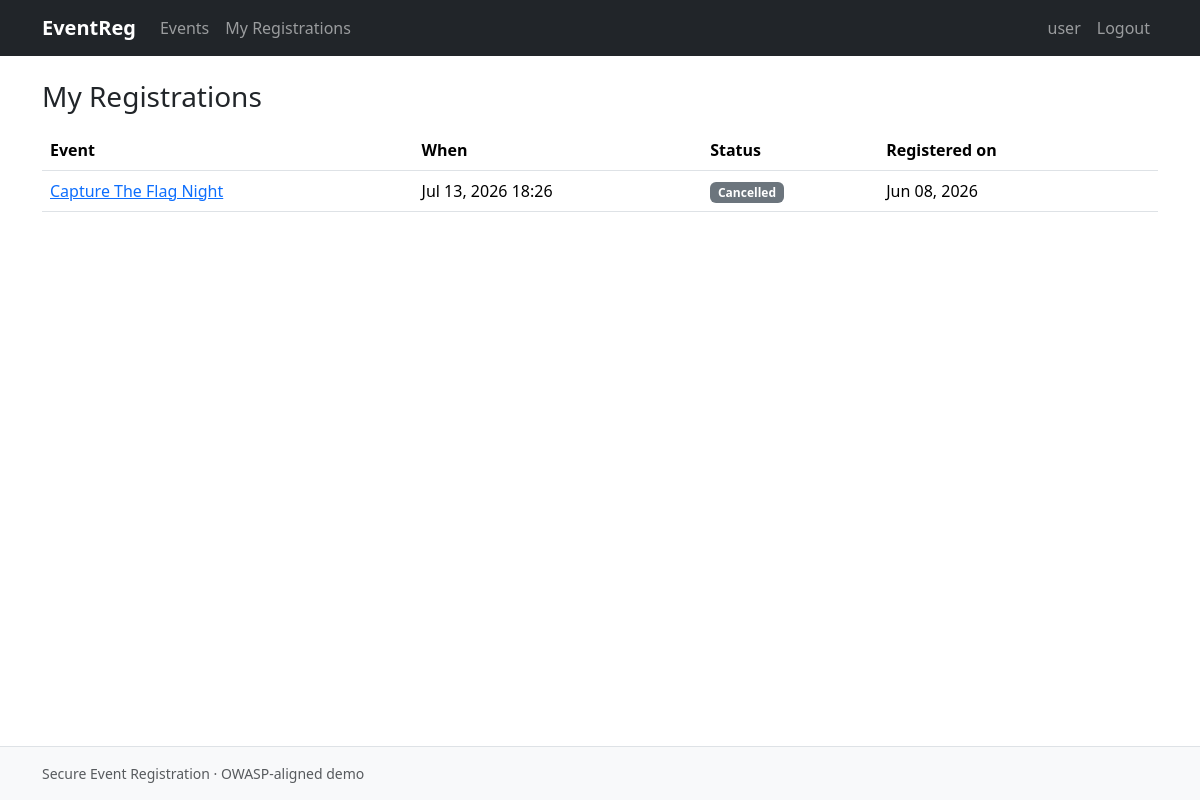
/events/registrations/ (signed in), run on the app's committed database.
### accounts/models.py (models this page shows, shortened)
class User(AbstractUser):
    class Roles(models.TextChoices):
        ADMIN = "ADMIN", "Administrator"
        USER = "USER", "Normal User"
    role = models.CharField(
        max_length=5,
        choices=Roles.choices,
        default=Roles.USER,
        help_text="Application role. Controls access across the whole app.",
    )
    email = models.EmailField("email address", unique=True)
    avatar = models.ImageField(
        upload_to=UUIDUploadTo("avatars"),
        validators=IMAGE_UPLOAD_VALIDATORS,
        blank=True,
        null=True,
    )
    @property
    def is_admin_role(self) -> bool:
        return self.role == self.Roles.ADMIN

### events/models.py (models this page shows, shortened)
class Registration(models.Model):
    class Status(models.TextChoices):
        CONFIRMED = "confirmed", "Confirmed"
        CANCELLED = "cancelled", "Cancelled"
    id = models.UUIDField(primary_key=True, default=uuid.uuid4, editable=False)
    user = models.ForeignKey(
        settings.AUTH_USER_MODEL, on_delete=models.CASCADE, related_name="registrations"
    )
    event = models.ForeignKey(
        Event, on_delete=models.CASCADE, related_name="registrations"
    )
    status = models.CharField(
        max_length=10, choices=Status.choices, default=Status.CONFIRMED
    )
    created_at = models.DateTimeField(auto_now_add=True)
    class Meta:
        ordering = ["-created_at"]
        constraints = [
            models.UniqueConstraint(
                fields=["user", "event"],
                condition=models.Q(status="confirmed"),
                name="uniq_active_registration_per_user_event",
            ),
        ]

class Event(models.Model):
    class Status(models.TextChoices):
        DRAFT = "draft", "Draft"
        PUBLISHED = "published", "Published"
        CANCELLED = "cancelled", "Cancelled"
    id = models.UUIDField(primary_key=True, default=uuid.uuid4, editable=False)
    title = models.CharField(max_length=200, validators=[title_validator])
    description = models.TextField(max_length=5000)
    location = models.CharField(max_length=255)
    start_at = models.DateTimeField()
    end_at = models.DateTimeField()
    capacity = models.PositiveIntegerField(
        validators=[MinValueValidator(1), MaxValueValidator(100000)]
    )
    banner = models.ImageField(
        upload_to=UUIDUploadTo("event_banners"),
        validators=IMAGE_UPLOAD_VALIDATORS,
        blank=True,
        null=True,
    )
    status = models.CharField(max_length=10, choices=Status.choices, default=Status.DRAFT)
    organizer = models.ForeignKey(
        settings.AUTH_USER_MODEL, on_delete=models.PROTECT, related_name="events"
    )
    created_at = models.DateTimeField(auto_now_add=True)
    updated_at = models.DateTimeField(auto_now=True)
    class Meta:
        ordering = ["-start_at"]
        indexes = [models.Index(fields=["status", "start_at"])]
        constraints = [
            models.CheckConstraint(
                condition=models.Q(end_at__gt=models.F("start_at")),
                name="event_end_after_start",
            ),
            models.CheckConstraint(
                condition=models.Q(capacity__gte=1),
                name="event_capacity_positive",
            ),
        ]

### events/views.py (the view)
# urls.py: path("registrations/", views.MyRegistrationsListView.as_view(), name="my_registrations"),
class MyRegistrationsListView(LoginRequiredMixin, ListView):
    template_name = "events/registration_list.html"
    context_object_name = "registrations"
    paginate_by = 10
    def get_queryset(self):
        return (
            Registration.objects.filter(user=self.request.user)
            .select_related("event")
            .order_by("-created_at")
        )

### events/templates/events/registration_list.html (shortened to what this page needs)
{% extends "base.html" %}
{% block content %}
<h1 class="h3 mb-3">My Registrations</h1>
<div class="table-responsive">
    <table class="table align-middle">
        <thead>
        <tr>
            <th>Event</th>
            <th>When</th>
            <th>Status</th>
            <th>Registered on</th>
            <th></th>
        </tr>
        </thead>
        <tbody>
        {% for reg in registrations %}
            <tr>
                <td><a href="{% url 'events:detail' reg.event.pk %}">{{ reg.event.title }}</a></td>
                <td>{{ reg.event.start_at|date:"M d, Y H:i" }}</td>
                <td>
                    {% if reg.status == "confirmed" %}
                        <span class="badge bg-success">Confirmed</span>
                    {% else %}
                        <span class="badge bg-secondary">Cancelled</span>
                    {% endif %}
                </td>
                <td>{{ reg.created_at|date:"M d, Y" }}</td>
                <td class="text-end">
                </td>
            </tr>
        {% empty %}
            <tr><td colspan="5" class="text-center text-muted">You have no registrations yet.</td></tr>
        {% endfor %}
        </tbody>
    </table>
</div>
{% endblock %}

### core/templates/base.html (shortened to what this page needs)
{% load static %}
<!DOCTYPE html>
<html lang="en">
<head>
    <link rel="stylesheet" href="{% static 'css/bootstrap.min.css' %}">
    <link rel="stylesheet" href="{% static 'css/app.css' %}">
</head>
<body>
<header>
    <nav class="navbar navbar-expand-lg navbar-dark bg-dark">
        <div class="container">
            <a class="navbar-brand" href="{% url 'core:home' %}">EventReg</a>
            <div class="collapse navbar-collapse" id="navContent">
                <ul class="navbar-nav me-auto mb-2 mb-lg-0">
                    <li class="nav-item">
                        <a class="nav-link" href="{% url 'events:list' %}">Events</a>
                    </li>
                    {% if user.is_authenticated %}
                        <li class="nav-item">
                            <a class="nav-link" href="{% url 'events:my_registrations' %}">My Registrations</a>
                        </li>
                    {% endif %}
                </ul>
                <ul class="navbar-nav mb-2 mb-lg-0">
                    {% if user.is_authenticated %}
                        <li class="nav-item">
                            <a class="nav-link" href="{% url 'accounts:profile' %}">
                                {{ user.username }}{% if user.is_admin_role %} (Admin){% endif %}
                            </a>
                        </li>
                        <li class="nav-item">
                            <form method="post" action="{% url 'accounts:logout' %}" class="d-inline">
                                <button type="submit" class="btn btn-link nav-link">Logout</button>
                            </form>
                        </li>
                    {% endif %}
                </ul>
            </div>
        </div>
    </nav>
</header>
<main class="container py-4">
    {% block content %}{% endblock %}
</main>
<footer class="bg-light py-3 mt-auto border-top">
    <div class="container text-muted small">
        Secure Event Registration &middot; OWASP-aligned demo
    </div>
</footer>
</body>
</html>

### static/css/app.css (style rules this page uses)
body { min-height: 100vh; display: flex; flex-direction: column; }
main { flex: 1 0 auto; }
footer { flex-shrink: 0; }
.navbar-brand { font-weight: 600; }

### data on the page
User: username "user"
Registration: event "Capture The Flag Night", event.start_at "Jul 13, 2026 18:26", status "Cancelled", created_at "Jun 08, 2026"
